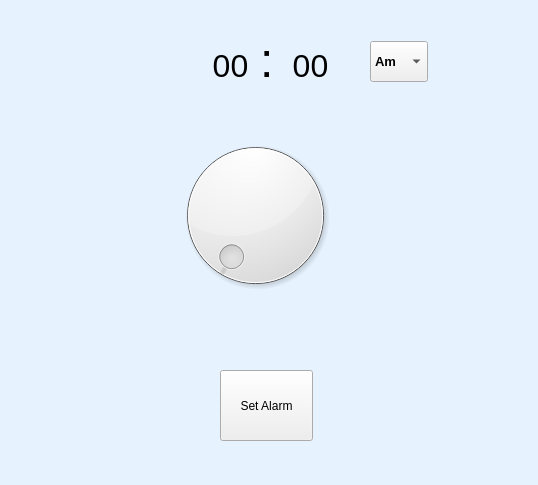
<?xml version="1.0" encoding="UTF-8"?>
<ui version="4.0">
 <class>MainWindow</class>
 <widget class="QMainWindow" name="MainWindow">
  <property name="geometry">
   <rect>
    <x>0</x>
    <y>0</y>
    <width>538</width>
    <height>485</height>
   </rect>
  </property>
  <property name="windowTitle">
   <string>Alarm Window</string>
  </property>
  <widget class="QWidget" name="centralwidget">
   <widget class="QLabel" name="background_label">
    <property name="geometry">
     <rect>
      <x>-16</x>
      <y>-5</y>
      <width>661</width>
      <height>511</height>
     </rect>
    </property>
    <property name="styleSheet">
     <string notr="true">QLabel{

background-color:#e6f2fe;
}</string>
    </property>
    <property name="text">
     <string/>
    </property>
   </widget>
   <widget class="QStackedWidget" name="stackedWidget">
    <property name="geometry">
     <rect>
      <x>90</x>
      <y>100</y>
      <width>341</width>
      <height>241</height>
     </rect>
    </property>
    <property name="currentIndex">
     <number>1</number>
    </property>
    <widget class="QWidget" name="page">
     <widget class="QDial" name="hour_dial">
      <property name="geometry">
       <rect>
        <x>60</x>
        <y>30</y>
        <width>211</width>
        <height>171</height>
       </rect>
      </property>
     </widget>
    </widget>
    <widget class="QWidget" name="page_2">
     <widget class="QDial" name="minute_dial">
      <property name="geometry">
       <rect>
        <x>60</x>
        <y>30</y>
        <width>211</width>
        <height>171</height>
       </rect>
      </property>
     </widget>
    </widget>
   </widget>
   <widget class="QPushButton" name="setalarm_pushButton">
    <property name="geometry">
     <rect>
      <x>220</x>
      <y>370</y>
      <width>93</width>
      <height>71</height>
     </rect>
    </property>
    <property name="text">
     <string>Set Alarm</string>
    </property>
   </widget>
   <widget class="QPushButton" name="hour_pushButton">
    <property name="geometry">
     <rect>
      <x>200</x>
      <y>40</y>
      <width>61</width>
      <height>51</height>
     </rect>
    </property>
    <property name="font">
     <font>
      <pointsize>24</pointsize>
     </font>
    </property>
    <property name="text">
     <string>00</string>
    </property>
    <property name="flat">
     <bool>true</bool>
    </property>
   </widget>
   <widget class="QLabel" name="colon_label">
    <property name="geometry">
     <rect>
      <x>260</x>
      <y>10</y>
      <width>21</width>
      <height>101</height>
     </rect>
    </property>
    <property name="font">
     <font>
      <pointsize>36</pointsize>
     </font>
    </property>
    <property name="text">
     <string>:</string>
    </property>
    <property name="alignment">
     <set>Qt::AlignLeading|Qt::AlignLeft|Qt::AlignVCenter</set>
    </property>
   </widget>
   <widget class="QPushButton" name="minute_pushButton">
    <property name="geometry">
     <rect>
      <x>280</x>
      <y>40</y>
      <width>61</width>
      <height>51</height>
     </rect>
    </property>
    <property name="font">
     <font>
      <pointsize>24</pointsize>
     </font>
    </property>
    <property name="text">
     <string>00</string>
    </property>
    <property name="flat">
     <bool>true</bool>
    </property>
   </widget>
   <widget class="QComboBox" name="comboBox">
    <property name="geometry">
     <rect>
      <x>370</x>
      <y>41</y>
      <width>58</width>
      <height>41</height>
     </rect>
    </property>
    <property name="font">
     <font>
      <pointsize>10</pointsize>
      <weight>75</weight>
      <bold>true</bold>
     </font>
    </property>
    <item>
     <property name="text">
      <string>Am</string>
     </property>
    </item>
    <item>
     <property name="text">
      <string>Pm</string>
     </property>
    </item>
   </widget>
  </widget>
 </widget>
 <resources/>
 <connections/>
</ui>
